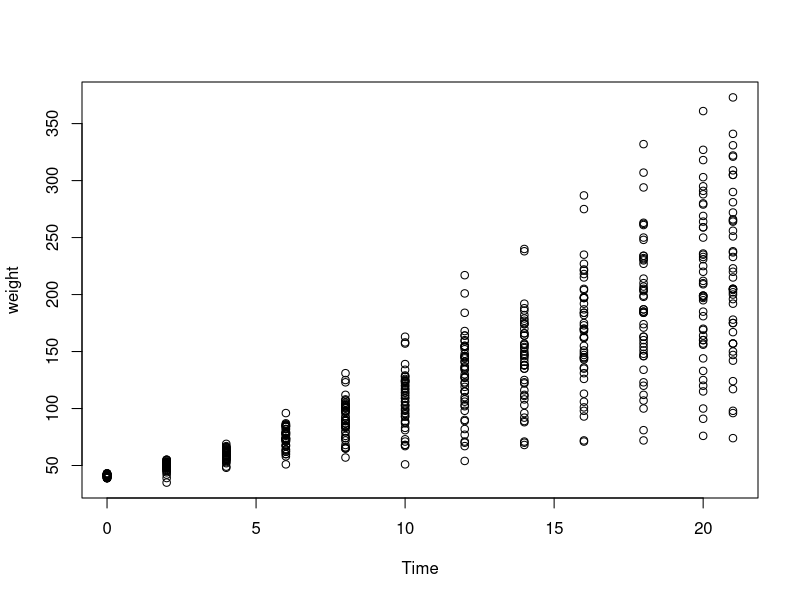
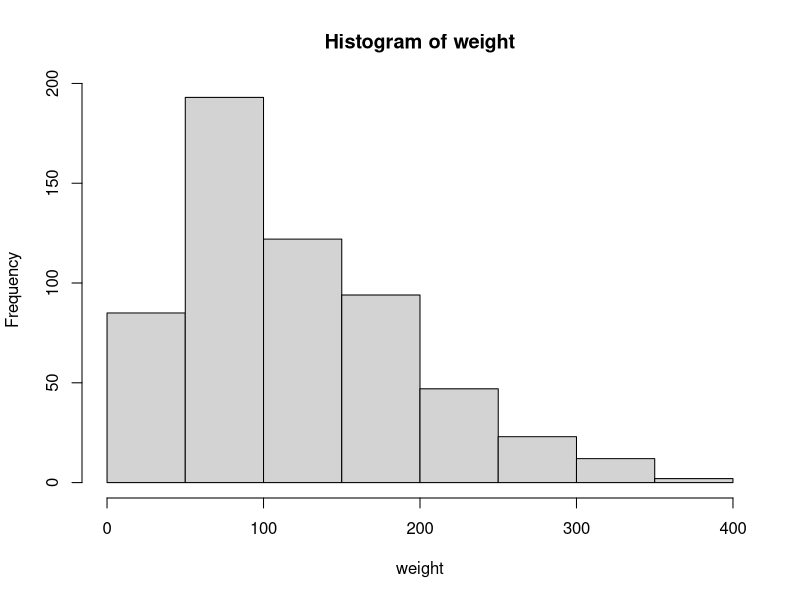
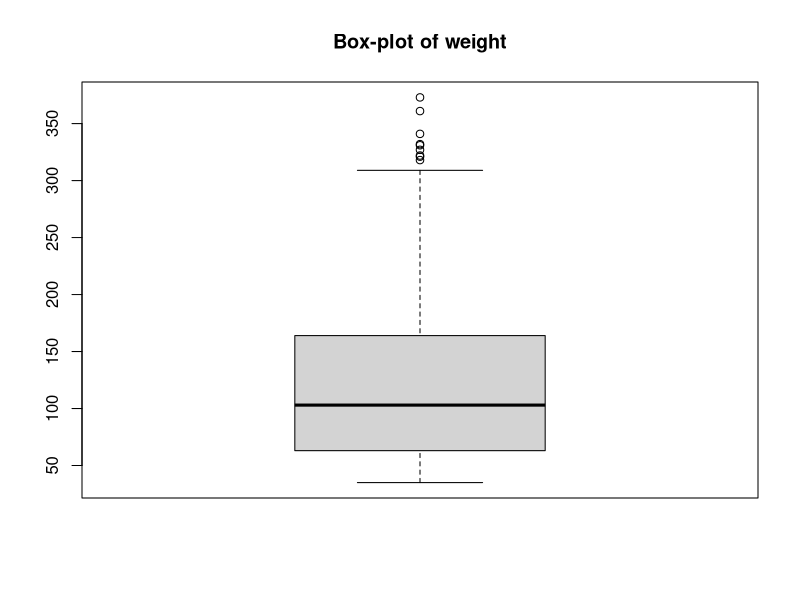
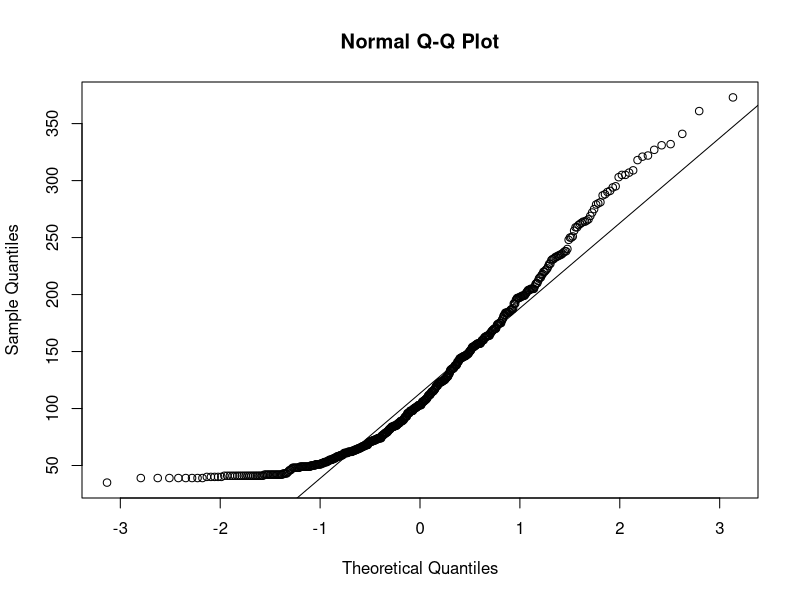
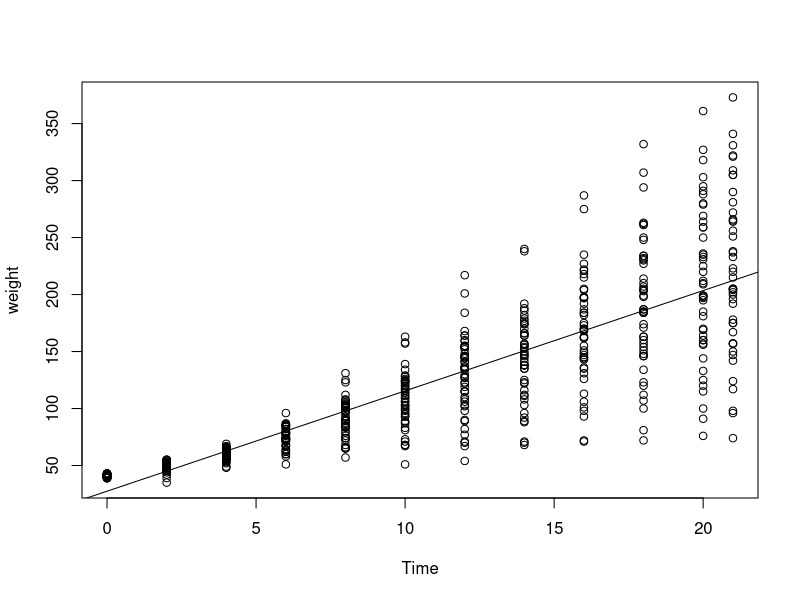

These figures' R source, in order:
data("ChickWeight")
attach(ChickWeight)

#Question a-1
dim(ChickWeight)
sum(complete.cases(ChickWeight)) # 578 complete cases, which is the same as the dim of data set
plot(Time, weight)

#Question a-3
mean(weight)
median(weight)
range(weight)
quantile(weight)
sd(weight)
var(weight)

#Question a-4
hist(weight)
boxplot(weight, main= "Box-plot of weight")
qqnorm(weight)
qqline(weight)

#Question b-1
# Jackknife for standard deviation
sum_sd= 0
n= length(weight)
for(i in 1:n){
  sum_sd= sum_sd + sd(weight[-i])
}
B_jack_sd= (n-1)*(sum_sd/n-sd(weight))

# Jackknife for median
sum_median=0
for(i in 1:n){
  sum_median = sum_median + median(weight[-i])
}
B_jack_median= (n-1)*(sum_median/n-median(weight))

fit.lm <- lm(weight ~ Time, data= ChickWeight)
plot(Time, weight)
abline(fit.lm)

#bootstrap for sd
N=1000
boot_sd_bias= mat.or.vec(1,N)
for(i in 1:N){
  temp= sample(weight,n,replace= T)
  boot_sd_bias[i]=sd(temp)-sd(weight)
}
mean(boot_sd_bias)

#bootstrap for median
N=1000
boot_median_bias= mat.or.vec(1,N)
for(i in 1:N){
  temp= sample(weight,n,replace= T)
  boot_median_bias[i]=median(temp)-median(weight)
}
mean(boot_median_bias)


